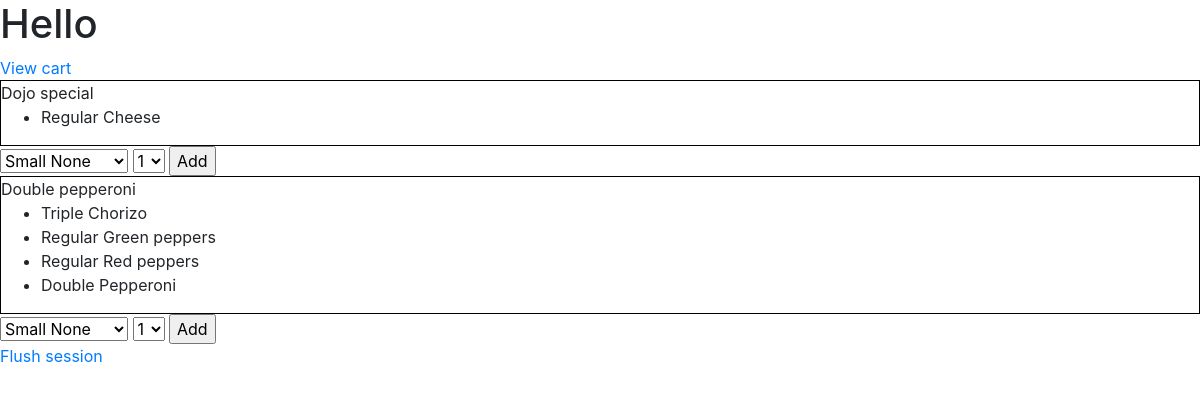
The page /menu/ on the database as committed earlier.
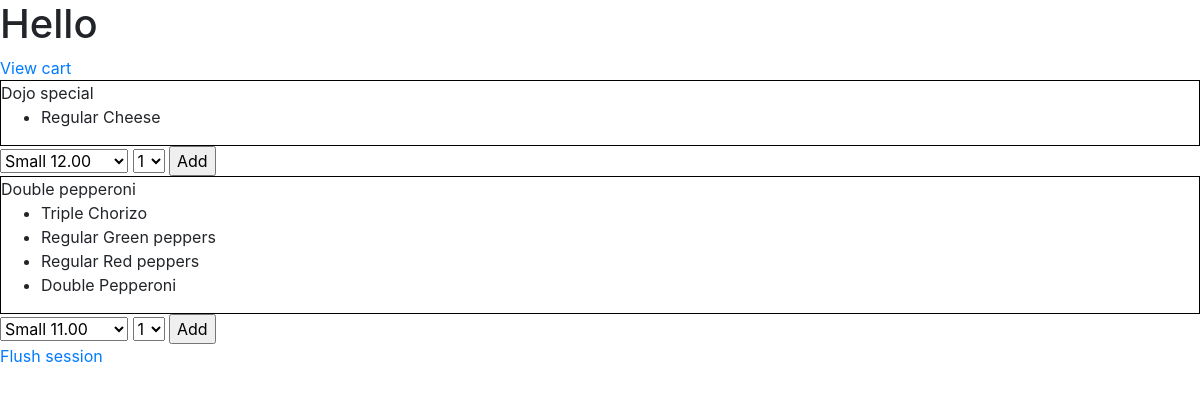
The same page on the database as committed later.
### menu/models.py (models this page shows, shortened)
class Pizza(models.Model):
    sku = models.CharField(max_length=254, null=False, blank=False)
    name = models.CharField(max_length=30, null=False, blank=False)
    toppings = models.ManyToManyField('Topping', through='ToppingAmount', related_name='pizzas')
    small_price = models.DecimalField(max_digits=6, decimal_places=2, null=True, blank=True)
    medium_price = models.DecimalField(max_digits=6, decimal_places=2, null=True, blank=True)
    large_price = models.DecimalField(max_digits=6, decimal_places=2, null=True, blank=True)

class Topping(models.Model):
    name = models.CharField(max_length=30)

### menu/views.py (the view)
# urls.py: path('', views.menu, name='menu'),
def menu(request):
    pizza_list = []
    for pizza in Pizza.objects.all():
        pizza_item = [pizza]
        pizza_toppings = []
        print('Pizza: ', pizza.sku)
        for top_amt in pizza.topping_amounts.all():
            pizza_toppings.append((top_amt.topping.name, top_amt.get_amount_display()))
        pizza_item.append(pizza_toppings)
        pizza_list.append(pizza_item)
    context = {
        'pizzas': pizza_list
    }
    return render(request, 'menu/menu.html', context)

### cart/contexts.py (called while the page is built)
def cart_contents(request):
    cart_items = []
    total = 0
    cart = request.session.get('cart', [])
    print('Context cart: ', cart)
    for item in cart:
        print('context product id: ', item['product_id'])
        pizza = get_object_or_404(Pizza, pk=item['product_id'])
        item_price = float(item['price'])
        cart_items.append(pizza)
        total += item_price
    context = {
        'cart_items': cart_items,
        'total': total
        }
    print('context:', context)
    return context

### menu/templates/menu/menu.html (shortened to what this page needs)
{% extends 'base.html' %}
{% load static %}
{% block extra_css %}
<link rel="stylesheet" href="{% static 'menu/css/menu.css' %}">
{% endblock %}
{% block content %}
<h1>Hello</h1>
<a href="{% url 'view_cart' %}">View cart</a>
{% for pizza in pizzas %}
<form class="form" action="{% url 'add_to_cart' pizza.0.sku %}" method="POST">
    <div class="menu-item">
        <span>{{ pizza.0.name }}</span>
        <ul>
         {% for topping in pizza.1 %}
            <li>{{ topping.1 }} {{ topping.0 }}</li>
         {% endfor %}
         </ul>
    </div>
    <select name="size_price">
        <option value='{ "size": "small", "price":"{{pizza.0.small_price}}" }'>Small {{pizza.0.small_price}}</option>
    </select>
        <select name="quantity">
        <option value="1">1</option>
    </select>
 <input type="submit" value="Add">
 </form>
{% endfor %}
<a href="{% url 'flush_session' %}">Flush session</a>
{% endblock %}

### templates/base.html (shortened to what this page needs)
<!DOCTYPE html>
<html lang="en">
<head>
    {% block corecss %}
    <link rel="stylesheet" href="https://maxcdn.bootstrapcdn.com/bootstrap/4.3.1/css/bootstrap.min.css" type="text/css" />
    <link rel="stylesheet" href="//code.jquery.com/ui/1.12.1/themes/base/jquery-ui.css">
    {% endblock %}
    {% block extra_css %}{% endblock %}
</head>
<body>
{% block content %} <h1>blah</h1>{% endblock %}
</body>
</html>

### menu/static/menu/css/menu.css (style rules this page uses)
.menu-item { border: black solid 1px; }

Rows that differ between the two databases and show on the page:
changed Pizza "Dojo special": size_price "Small None" → "Small 12.00"
changed Pizza "Double pepperoni": size_price "Small None" → "Small 11.00"
